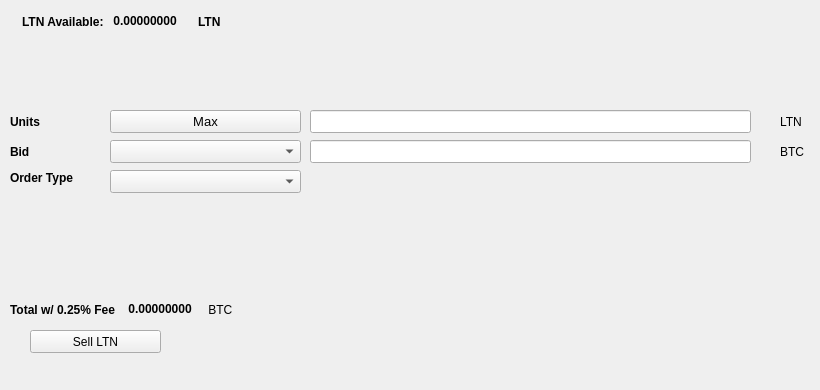
   <widget class="QWidget" name="SellTab">
    <attribute name="title">
     <string>Sell</string>
    </attribute>
    <widget class="QLabel" name="label_16">
     <property name="geometry">
      <rect>
       <x>780</x>
       <y>140</y>
       <width>31</width>
       <height>23</height>
      </rect>
     </property>
     <property name="text">
      <string>BTC</string>
     </property>
    </widget>
    <widget class="QComboBox" name="SellBidcomboBox">
     <property name="geometry">
      <rect>
       <x>110</x>
       <y>140</y>
       <width>191</width>
       <height>23</height>
      </rect>
     </property>
     <property name="font">
      <font>
       <pointsize>10</pointsize>
      </font>
     </property>
    </widget>
    <widget class="QLabel" name="label_18">
     <property name="geometry">
      <rect>
       <x>10</x>
       <y>110</y>
       <width>46</width>
       <height>23</height>
      </rect>
     </property>
     <property name="font">
      <font>
       <weight>75</weight>
       <bold>true</bold>
      </font>
     </property>
     <property name="text">
      <string>Units</string>
     </property>
    </widget>
    <widget class="QPushButton" name="Sell_Max_Amount">
     <property name="geometry">
      <rect>
       <x>110</x>
       <y>110</y>
       <width>191</width>
       <height>23</height>
      </rect>
     </property>
     <property name="font">
      <font>
       <pointsize>10</pointsize>
      </font>
     </property>
     <property name="text">
      <string>Max</string>
     </property>
    </widget>
    <widget class="QLabel" name="label_20">
     <property name="geometry">
      <rect>
       <x>10</x>
       <y>170</y>
       <width>91</width>
       <height>16</height>
      </rect>
     </property>
     <property name="font">
      <font>
       <weight>75</weight>
       <bold>true</bold>
      </font>
     </property>
     <property name="text">
      <string>Order Type</string>
     </property>
    </widget>
    <widget class="QComboBox" name="SellOrdertypeCombo">
     <property name="geometry">
      <rect>
       <x>110</x>
       <y>170</y>
       <width>191</width>
       <height>23</height>
      </rect>
     </property>
     <property name="font">
      <font>
       <pointsize>10</pointsize>
      </font>
     </property>
    </widget>
    <widget class="QLabel" name="label_21">
     <property name="geometry">
      <rect>
       <x>10</x>
       <y>140</y>
       <width>46</width>
       <height>23</height>
      </rect>
     </property>
     <property name="font">
      <font>
       <weight>75</weight>
       <bold>true</bold>
      </font>
     </property>
     <property name="text">
      <string>Bid</string>
     </property>
    </widget>
    <widget class="QLabel" name="label_22">
     <property name="geometry">
      <rect>
       <x>780</x>
       <y>110</y>
       <width>31</width>
       <height>23</height>
      </rect>
     </property>
     <property name="text">
      <string>LTN</string>
     </property>
    </widget>
    <widget class="QLineEdit" name="UnitsInputLTN">
     <property name="geometry">
      <rect>
       <x>310</x>
       <y>110</y>
       <width>441</width>
       <height>23</height>
      </rect>
     </property>
     <property name="font">
      <font>
       <pointsize>9</pointsize>
       <weight>75</weight>
       <bold>true</bold>
      </font>
     </property>
    </widget>
    <widget class="QLineEdit" name="SellBidPriceEdit">
     <property name="geometry">
      <rect>
       <x>310</x>
       <y>140</y>
       <width>441</width>
       <height>23</height>
      </rect>
     </property>
     <property name="font">
      <font>
       <pointsize>9</pointsize>
       <weight>75</weight>
       <bold>true</bold>
      </font>
     </property>
    </widget>
    <widget class="QPushButton" name="SellLTNBTN">
     <property name="geometry">
      <rect>
       <x>30</x>
       <y>330</y>
       <width>131</width>
       <height>23</height>
      </rect>
     </property>
     <property name="text">
      <string>Sell LTN</string>
     </property>
     <property name="icon">
      <iconset resource="../latinio">
       <normaloff>:/icons/bitcoin</normaloff>:/icons/bitcoin</iconset>
     </property>
    </widget>
    <widget class="QWidget" name="layoutWidget3">
     <property name="geometry">
      <rect>
       <x>22</x>
       <y>12</y>
       <width>258</width>
       <height>19</height>
      </rect>
     </property>
     <layout class="QHBoxLayout" name="horizontalLayout">
      <item>
       <widget class="QLabel" name="label232_2">
        <property name="font">
         <font>
          <weight>75</weight>
          <bold>true</bold>
         </font>
        </property>
        <property name="text">
         <string>LTN Available:</string>
        </property>
       </widget>
      </item>
      <item>
       <widget class="QLabel" name="LTNAvailableLabel">
        <property name="palette">
         <palette>
          <active>
           <colorrole role="WindowText">
            <brush brushstyle="SolidPattern">
             <color alpha="255">
              <red>0</red>
              <green>0</green>
              <blue>0</blue>
             </color>
            </brush>
           </colorrole>
           <colorrole role="Button">
            <brush brushstyle="SolidPattern">
             <color alpha="255">
              <red>0</red>
              <green>170</green>
              <blue>0</blue>
             </color>
            </brush>
           </colorrole>
           <colorrole role="Light">
            <brush brushstyle="SolidPattern">
             <color alpha="255">
              <red>0</red>
              <green>255</green>
              <blue>0</blue>
             </color>
            </brush>
           </colorrole>
           <colorrole role="Midlight">
            <brush brushstyle="SolidPattern">
             <color alpha="255">
              <red>0</red>
              <green>212</green>
              <blue>0</blue>
             </color>
            </brush>
           </colorrole>
           <colorrole role="Dark">
            <brush brushstyle="SolidPattern">
             <color alpha="255">
              <red>0</red>
              <green>85</green>
              <blue>0</blue>
             </color>
            </brush>
           </colorrole>
           <colorrole role="Mid">
            <brush brushstyle="SolidPattern">
             <color alpha="255">
              <red>0</red>
              <green>113</green>
              <blue>0</blue>
             </color>
            </brush>
           </colorrole>
           <colorrole role="Text">
            <brush brushstyle="SolidPattern">
             <color alpha="255">
              <red>0</red>
              <green>170</green>
              <blue>0</blue>
             </color>
            </brush>
           </colorrole>
           <colorrole role="BrightText">
            <brush brushstyle="SolidPattern">
             <color alpha="255">
              <red>255</red>
              <green>255</green>
              <blue>255</blue>
             </color>
            </brush>
           </colorrole>
           <colorrole role="ButtonText">
            <brush brushstyle="SolidPattern">
             <color alpha="255">
              <red>0</red>
              <green>0</green>
              <blue>0</blue>
             </color>
            </brush>
           </colorrole>
           <colorrole role="Base">
            <brush brushstyle="SolidPattern">
             <color alpha="255">
              <red>255</red>
              <green>255</green>
              <blue>255</blue>
             </color>
            </brush>
           </colorrole>
           <colorrole role="Window">
            <brush brushstyle="SolidPattern">
             <color alpha="255">
              <red>0</red>
              <green>170</green>
              <blue>0</blue>
             </color>
            </brush>
           </colorrole>
           <colorrole role="Shadow">
            <brush brushstyle="SolidPattern">
             <color alpha="255">
              <red>0</red>
              <green>0</green>
              <blue>0</blue>
             </color>
            </brush>
           </colorrole>
           <colorrole role="AlternateBase">
            <brush brushstyle="SolidPattern">
             <color alpha="255">
              <red>127</red>
              <green>212</green>
              <blue>127</blue>
             </color>
            </brush>
           </colorrole>
           <colorrole role="ToolTipBase">
            <brush brushstyle="SolidPattern">
             <color alpha="255">
              <red>255</red>
              <green>255</green>
              <blue>220</blue>
             </color>
            </brush>
           </colorrole>
           <colorrole role="ToolTipText">
            <brush brushstyle="SolidPattern">
             <color alpha="255">
              <red>0</red>
              <green>0</green>
              <blue>0</blue>
             </color>
            </brush>
           </colorrole>
          </active>
          <inactive>
           <colorrole role="WindowText">
            <brush brushstyle="SolidPattern">
             <color alpha="255">
              <red>0</red>
              <green>0</green>
              <blue>0</blue>
             </color>
            </brush>
           </colorrole>
           <colorrole role="Button">
            <brush brushstyle="SolidPattern">
             <color alpha="255">
              <red>0</red>
              <green>170</green>
              <blue>0</blue>
             </color>
            </brush>
           </colorrole>
           <colorrole role="Light">
            <brush brushstyle="SolidPattern">
             <color alpha="255">
              <red>0</red>
              <green>255</green>
              <blue>0</blue>
             </color>
            </brush>
           </colorrole>
           <colorrole role="Midlight">
            <brush brushstyle="SolidPattern">
             <color alpha="255">
              <red>0</red>
              <green>212</green>
              <blue>0</blue>
             </color>
            </brush>
           </colorrole>
           <colorrole role="Dark">
            <brush brushstyle="SolidPattern">
             <color alpha="255">
              <red>0</red>
              <green>85</green>
              <blue>0</blue>
             </color>
            </brush>
           </colorrole>
           <colorrole role="Mid">
            <brush brushstyle="SolidPattern">
             <color alpha="255">
              <red>0</red>
              <green>113</green>
              <blue>0</blue>
             </color>
            </brush>
           </colorrole>
           <colorrole role="Text">
            <brush brushstyle="SolidPattern">
             <color alpha="255">
              <red>0</red>
              <green>170</green>
              <blue>0</blue>
             </color>
            </brush>
           </colorrole>
           <colorrole role="BrightText">
            <brush brushstyle="SolidPattern">
             <color alpha="255">
              <red>255</red>
              <green>255</green>
              <blue>255</blue>
             </color>
            </brush>
           </colorrole>
           <colorrole role="ButtonText">
            <brush brushstyle="SolidPattern">
             <color alpha="255">
              <red>0</red>
              <green>0</green>
              <blue>0</blue>
             </color>
            </brush>
           </colorrole>
           <colorrole role="Base">
            <brush brushstyle="SolidPattern">
             <color alpha="255">
              <red>255</red>
              <green>255</green>
              <blue>255</blue>
             </color>
            </brush>
           </colorrole>
           <colorrole role="Window">
            <brush brushstyle="SolidPattern">
             <color alpha="255">
              <red>0</red>
              <green>170</green>
              <blue>0</blue>
             </color>
            </brush>
           </colorrole>
           <colorrole role="Shadow">
            <brush brushstyle="SolidPattern">
             <color alpha="255">
              <red>0</red>
              <green>0</green>
              <blue>0</blue>
             </color>
            </brush>
           </colorrole>
           <colorrole role="AlternateBase">
            <brush brushstyle="SolidPattern">
             <color alpha="255">
              <red>127</red>
              <green>212</green>
              <blue>127</blue>
             </color>
            </brush>
           </colorrole>
           <colorrole role="ToolTipBase">
            <brush brushstyle="SolidPattern">
             <color alpha="255">
              <red>255</red>
              <green>255</green>
              <blue>220</blue>
             </color>
            </brush>
           </colorrole>
           <colorrole role="ToolTipText">
            <brush brushstyle="SolidPattern">
             <color alpha="255">
              <red>0</red>
              <green>0</green>
              <blue>0</blue>
             </color>
            </brush>
           </colorrole>
          </inactive>
          <disabled>
           <colorrole role="WindowText">
            <brush brushstyle="SolidPattern">
             <color alpha="255">
              <red>0</red>
              <green>85</green>
              <blue>0</blue>
             </color>
            </brush>
           </colorrole>
           <colorrole role="Button">
            <brush brushstyle="SolidPattern">
             <color alpha="255">
              <red>0</red>
              <green>170</green>
              <blue>0</blue>
             </color>
            </brush>
           </colorrole>
           <colorrole role="Light">
            <brush brushstyle="SolidPattern">
             <color alpha="255">
              <red>0</red>
              <green>255</green>
              <blue>0</blue>
             </color>
            </brush>
           </colorrole>
           <colorrole role="Midlight">
            <brush brushstyle="SolidPattern">
             <color alpha="255">
              <red>0</red>
              <green>212</green>
              <blue>0</blue>
             </color>
            </brush>
           </colorrole>
           <colorrole role="Dark">
            <brush brushstyle="SolidPattern">
             <color alpha="255">
              <red>0</red>
              <green>85</green>
              <blue>0</blue>
             </color>
            </brush>
           </colorrole>
           <colorrole role="Mid">
            <brush brushstyle="SolidPattern">
             <color alpha="255">
              <red>0</red>
              <green>113</green>
              <blue>0</blue>
             </color>
            </brush>
           </colorrole>
           <colorrole role="Text">
            <brush brushstyle="SolidPattern">
             <color alpha="255">
              <red>0</red>
              <green>85</green>
              <blue>0</blue>
             </color>
            </brush>
           </colorrole>
           <colorrole role="BrightText">
            <brush brushstyle="SolidPattern">
             <color alpha="255">
              <red>255</red>
              <green>255</green>
              <blue>255</blue>
             </color>
            </brush>
           </colorrole>
           <colorrole role="ButtonText">
            <brush brushstyle="SolidPattern">
             <color alpha="255">
              <red>0</red>
              <green>85</green>
              <blue>0</blue>
             </color>
            </brush>
           </colorrole>
           <colorrole role="Base">
            <brush brushstyle="SolidPattern">
             <color alpha="255">
              <red>0</red>
              <green>170</green>
              <blue>0</blue>
             </color>
            </brush>
           </colorrole>
           <colorrole role="Window">
            <brush brushstyle="SolidPattern">
             <color alpha="255">
              <red>0</red>
              <green>170</green>
              <blue>0</blue>
             </color>
            </brush>
           </colorrole>
           <colorrole role="Shadow">
            <brush brushstyle="SolidPattern">
             <color alpha="255">
              <red>0</red>
              <green>0</green>
              <blue>0</blue>
             </color>
            </brush>
           </colorrole>
           <colorrole role="AlternateBase">
            <brush brushstyle="SolidPattern">
             <color alpha="255">
              <red>0</red>
              <green>170</green>
              <blue>0</blue>
             </color>
            </brush>
           </colorrole>
           <colorrole role="ToolTipBase">
            <brush brushstyle="SolidPattern">
             <color alpha="255">
              <red>255</red>
              <green>255</green>
              <blue>220</blue>
             </color>
            </brush>
           </colorrole>
           <colorrole role="ToolTipText">
            <brush brushstyle="SolidPattern">
             <color alpha="255">
              <red>0</red>
              <green>0</green>
              <blue>0</blue>
             </color>
            </brush>
           </colorrole>
          </disabled>
         </palette>
        </property>
        <property name="font">
         <font>
          <weight>75</weight>
          <bold>true</bold>
         </font>
        </property>
        <property name="text">
         <string> 0.00000000 </string>
        </property>
        <property name="textInteractionFlags">
         <set>Qt::LinksAccessibleByMouse|Qt::TextSelectableByKeyboard|Qt::TextSelectableByMouse</set>
        </property>
       </widget>
      </item>
      <item>
       <widget class="QLabel" name="labelLTN">
        <property name="font">
         <font>
          <weight>75</weight>
          <bold>true</bold>
         </font>
        </property>
        <property name="text">
         <string>LTN</string>
        </property>
       </widget>
      </item>
     </layout>
    </widget>
    <widget class="QWidget" name="layoutWidget">
     <property name="geometry">
      <rect>
       <x>10</x>
       <y>300</y>
       <width>268</width>
       <height>19</height>
      </rect>
     </property>
     <layout class="QHBoxLayout" name="horizontalLayout_2">
      <item>
       <widget class="QLabel" name="label_19">
        <property name="font">
         <font>
          <weight>75</weight>
          <bold>true</bold>
         </font>
        </property>
        <property name="text">
         <string>Total w/ 0.25% Fee </string>
        </property>
       </widget>
      </item>
      <item>
       <widget class="QLabel" name="SellCostLabel">
        <property name="palette">
         <palette>
          <active>
           <colorrole role="WindowText">
            <brush brushstyle="SolidPattern">
             <color alpha="255">
              <red>0</red>
              <green>0</green>
              <blue>0</blue>
             </color>
            </brush>
           </colorrole>
           <colorrole role="Button">
            <brush brushstyle="SolidPattern">
             <color alpha="255">
              <red>0</red>
              <green>170</green>
              <blue>0</blue>
             </color>
            </brush>
           </colorrole>
           <colorrole role="Light">
            <brush brushstyle="SolidPattern">
             <color alpha="255">
              <red>0</red>
              <green>255</green>
              <blue>0</blue>
             </color>
            </brush>
           </colorrole>
           <colorrole role="Midlight">
            <brush brushstyle="SolidPattern">
             <color alpha="255">
              <red>0</red>
              <green>212</green>
              <blue>0</blue>
             </color>
            </brush>
           </colorrole>
           <colorrole role="Dark">
            <brush brushstyle="SolidPattern">
             <color alpha="255">
              <red>0</red>
              <green>85</green>
              <blue>0</blue>
             </color>
            </brush>
           </colorrole>
           <colorrole role="Mid">
            <brush brushstyle="SolidPattern">
             <color alpha="255">
              <red>0</red>
              <green>113</green>
              <blue>0</blue>
             </color>
            </brush>
           </colorrole>
           <colorrole role="Text">
            <brush brushstyle="SolidPattern">
             <color alpha="255">
              <red>0</red>
              <green>170</green>
              <blue>0</blue>
             </color>
            </brush>
           </colorrole>
           <colorrole role="BrightText">
            <brush brushstyle="SolidPattern">
             <color alpha="255">
              <red>255</red>
              <green>255</green>
              <blue>255</blue>
             </color>
            </brush>
           </colorrole>
           <colorrole role="ButtonText">
            <brush brushstyle="SolidPattern">
             <color alpha="255">
              <red>0</red>
              <green>0</green>
              <blue>0</blue>
             </color>
            </brush>
           </colorrole>
           <colorrole role="Base">
            <brush brushstyle="SolidPattern">
             <color alpha="255">
              <red>255</red>
              <green>255</green>
              <blue>255</blue>
             </color>
            </brush>
           </colorrole>
           <colorrole role="Window">
            <brush brushstyle="SolidPattern">
             <color alpha="255">
              <red>0</red>
              <green>170</green>
              <blue>0</blue>
             </color>
            </brush>
           </colorrole>
           <colorrole role="Shadow">
            <brush brushstyle="SolidPattern">
             <color alpha="255">
              <red>0</red>
              <green>0</green>
              <blue>0</blue>
             </color>
            </brush>
           </colorrole>
           <colorrole role="AlternateBase">
            <brush brushstyle="SolidPattern">
             <color alpha="255">
              <red>127</red>
              <green>212</green>
              <blue>127</blue>
             </color>
            </brush>
           </colorrole>
           <colorrole role="ToolTipBase">
            <brush brushstyle="SolidPattern">
             <color alpha="255">
              <red>255</red>
              <green>255</green>
              <blue>220</blue>
             </color>
            </brush>
           </colorrole>
           <colorrole role="ToolTipText">
            <brush brushstyle="SolidPattern">
             <color alpha="255">
              <red>0</red>
              <green>0</green>
              <blue>0</blue>
             </color>
            </brush>
           </colorrole>
          </active>
          <inactive>
           <colorrole role="WindowText">
            <brush brushstyle="SolidPattern">
             <color alpha="255">
              <red>0</red>
              <green>0</green>
              <blue>0</blue>
             </color>
            </brush>
           </colorrole>
           <colorrole role="Button">
            <brush brushstyle="SolidPattern">
             <color alpha="255">
              <red>0</red>
              <green>170</green>
              <blue>0</blue>
             </color>
            </brush>
           </colorrole>
           <colorrole role="Light">
            <brush brushstyle="SolidPattern">
             <color alpha="255">
              <red>0</red>
              <green>255</green>
              <blue>0</blue>
             </color>
            </brush>
           </colorrole>
           <colorrole role="Midlight">
            <brush brushstyle="SolidPattern">
             <color alpha="255">
              <red>0</red>
              <green>212</green>
              <blue>0</blue>
             </color>
            </brush>
           </colorrole>
           <colorrole role="Dark">
            <brush brushstyle="SolidPattern">
             <color alpha="255">
              <red>0</red>
              <green>85</green>
              <blue>0</blue>
             </color>
            </brush>
           </colorrole>
           <colorrole role="Mid">
            <brush brushstyle="SolidPattern">
             <color alpha="255">
              <red>0</red>
              <green>113</green>
              <blue>0</blue>
             </color>
            </brush>
           </colorrole>
           <colorrole role="Text">
            <brush brushstyle="SolidPattern">
             <color alpha="255">
              <red>0</red>
              <green>170</green>
              <blue>0</blue>
             </color>
            </brush>
           </colorrole>
           <colorrole role="BrightText">
            <brush brushstyle="SolidPattern">
             <color alpha="255">
              <red>255</red>
              <green>255</green>
              <blue>255</blue>
             </color>
            </brush>
           </colorrole>
           <colorrole role="ButtonText">
            <brush brushstyle="SolidPattern">
             <color alpha="255">
              <red>0</red>
              <green>0</green>
              <blue>0</blue>
             </color>
            </brush>
           </colorrole>
           <colorrole role="Base">
            <brush brushstyle="SolidPattern">
             <color alpha="255">
              <red>255</red>
              <green>255</green>
              <blue>255</blue>
             </color>
            </brush>
           </colorrole>
           <colorrole role="Window">
            <brush brushstyle="SolidPattern">
             <color alpha="255">
              <red>0</red>
              <green>170</green>
              <blue>0</blue>
             </color>
            </brush>
           </colorrole>
           <colorrole role="Shadow">
            <brush brushstyle="SolidPattern">
             <color alpha="255">
              <red>0</red>
              <green>0</green>
              <blue>0</blue>
             </color>
            </brush>
           </colorrole>
           <colorrole role="AlternateBase">
            <brush brushstyle="SolidPattern">
             <color alpha="255">
              <red>127</red>
              <green>212</green>
              <blue>127</blue>
             </color>
            </brush>
           </colorrole>
           <colorrole role="ToolTipBase">
            <brush brushstyle="SolidPattern">
             <color alpha="255">
              <red>255</red>
              <green>255</green>
              <blue>220</blue>
             </color>
            </brush>
           </colorrole>
           <colorrole role="ToolTipText">
            <brush brushstyle="SolidPattern">
             <color alpha="255">
              <red>0</red>
              <green>0</green>
              <blue>0</blue>
             </color>
            </brush>
           </colorrole>
          </inactive>
          <disabled>
           <colorrole role="WindowText">
            <brush brushstyle="SolidPattern">
             <color alpha="255">
              <red>0</red>
              <green>85</green>
              <blue>0</blue>
             </color>
            </brush>
           </colorrole>
           <colorrole role="Button">
            <brush brushstyle="SolidPattern">
             <color alpha="255">
              <red>0</red>
              <green>170</green>
              <blue>0</blue>
             </color>
            </brush>
           </colorrole>
           <colorrole role="Light">
            <brush brushstyle="SolidPattern">
             <color alpha="255">
              <red>0</red>
              <green>255</green>
              <blue>0</blue>
             </color>
            </brush>
           </colorrole>
           <colorrole role="Midlight">
            <brush brushstyle="SolidPattern">
             <color alpha="255">
              <red>0</red>
              <green>212</green>
              <blue>0</blue>
             </color>
            </brush>
           </colorrole>
           <colorrole role="Dark">
            <brush brushstyle="SolidPattern">
             <color alpha="255">
              <red>0</red>
              <green>85</green>
              <blue>0</blue>
             </color>
            </brush>
           </colorrole>
           <colorrole role="Mid">
            <brush brushstyle="SolidPattern">
             <color alpha="255">
              <red>0</red>
              <green>113</green>
              <blue>0</blue>
             </color>
            </brush>
           </colorrole>
           <colorrole role="Text">
            <brush brushstyle="SolidPattern">
             <color alpha="255">
              <red>0</red>
              <green>85</green>
              <blue>0</blue>
             </color>
            </brush>
           </colorrole>
           <colorrole role="BrightText">
            <brush brushstyle="SolidPattern">
             <color alpha="255">
              <red>255</red>
              <green>255</green>
              <blue>255</blue>
             </color>
            </brush>
           </colorrole>
           <colorrole role="ButtonText">
            <brush brushstyle="SolidPattern">
             <color alpha="255">
              <red>0</red>
              <green>85</green>
              <blue>0</blue>
             </color>
            </brush>
           </colorrole>
           <colorrole role="Base">
            <brush brushstyle="SolidPattern">
             <color alpha="255">
              <red>0</red>
              <green>170</green>
              <blue>0</blue>
             </color>
            </brush>
           </colorrole>
           <colorrole role="Window">
            <brush brushstyle="SolidPattern">
             <color alpha="255">
              <red>0</red>
              <green>170</green>
              <blue>0</blue>
             </color>
            </brush>
           </colorrole>
           <colorrole role="Shadow">
            <brush brushstyle="SolidPattern">
             <color alpha="255">
              <red>0</red>
              <green>0</green>
              <blue>0</blue>
             </color>
            </brush>
           </colorrole>
           <colorrole role="AlternateBase">
            <brush brushstyle="SolidPattern">
             <color alpha="255">
              <red>0</red>
              <green>170</green>
              <blue>0</blue>
             </color>
            </brush>
           </colorrole>
           <colorrole role="ToolTipBase">
            <brush brushstyle="SolidPattern">
             <color alpha="255">
              <red>255</red>
              <green>255</green>
              <blue>220</blue>
             </color>
            </brush>
           </colorrole>
           <colorrole role="ToolTipText">
            <brush brushstyle="SolidPattern">
             <color alpha="255">
              <red>0</red>
              <green>0</green>
              <blue>0</blue>
             </color>
            </brush>
           </colorrole>
          </disabled>
         </palette>
        </property>
        <property name="font">
         <font>
          <weight>75</weight>
          <bold>true</bold>
         </font>
        </property>
        <property name="autoFillBackground">
         <bool>false</bool>
        </property>
        <property name="text">
         <string> 0.00000000</string>
        </property>
        <property name="textInteractionFlags">
         <set>Qt::LinksAccessibleByMouse|Qt::TextSelectableByMouse</set>
        </property>
       </widget>
      </item>
      <item>
       <widget class="QLabel" name="label_17">
        <property name="font">
         <font>
          <weight>50</weight>
          <bold>false</bold>
         </font>
        </property>
        <property name="text">
         <string> BTC</string>
        </property>
       </widget>
      </item>
     </layout>
    </widget>
    <widget class="QLabel" name="label_23">
     <property name="geometry">
      <rect>
       <x>460</x>
       <y>300</y>
       <width>281</width>
       <height>81</height>
      </rect>
     </property>
     <property name="text">
      <string/>
     </property>
     <property name="pixmap">
      <pixmap>:/images/bittrex</pixmap>
     </property>
    </widget>
   </widget>
